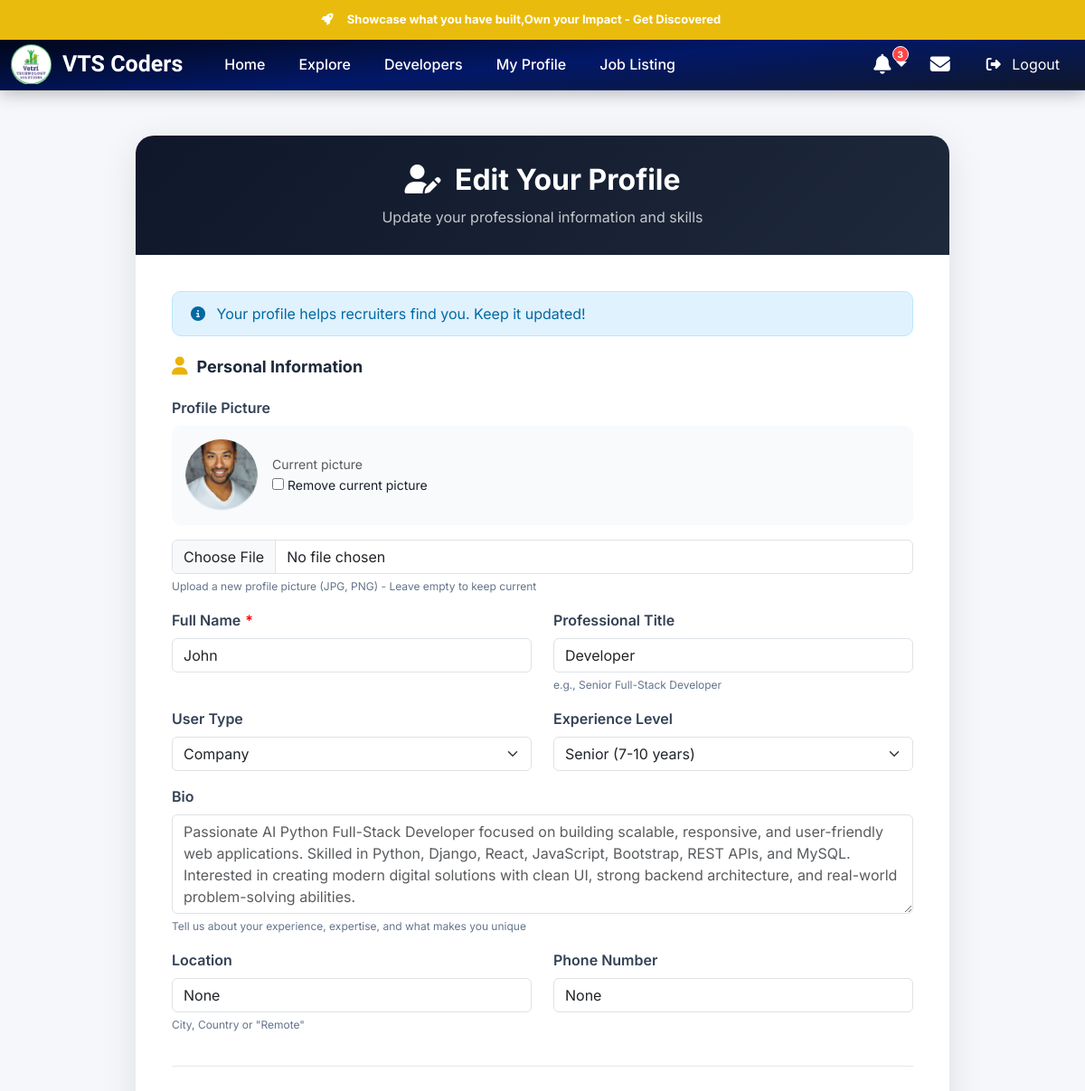
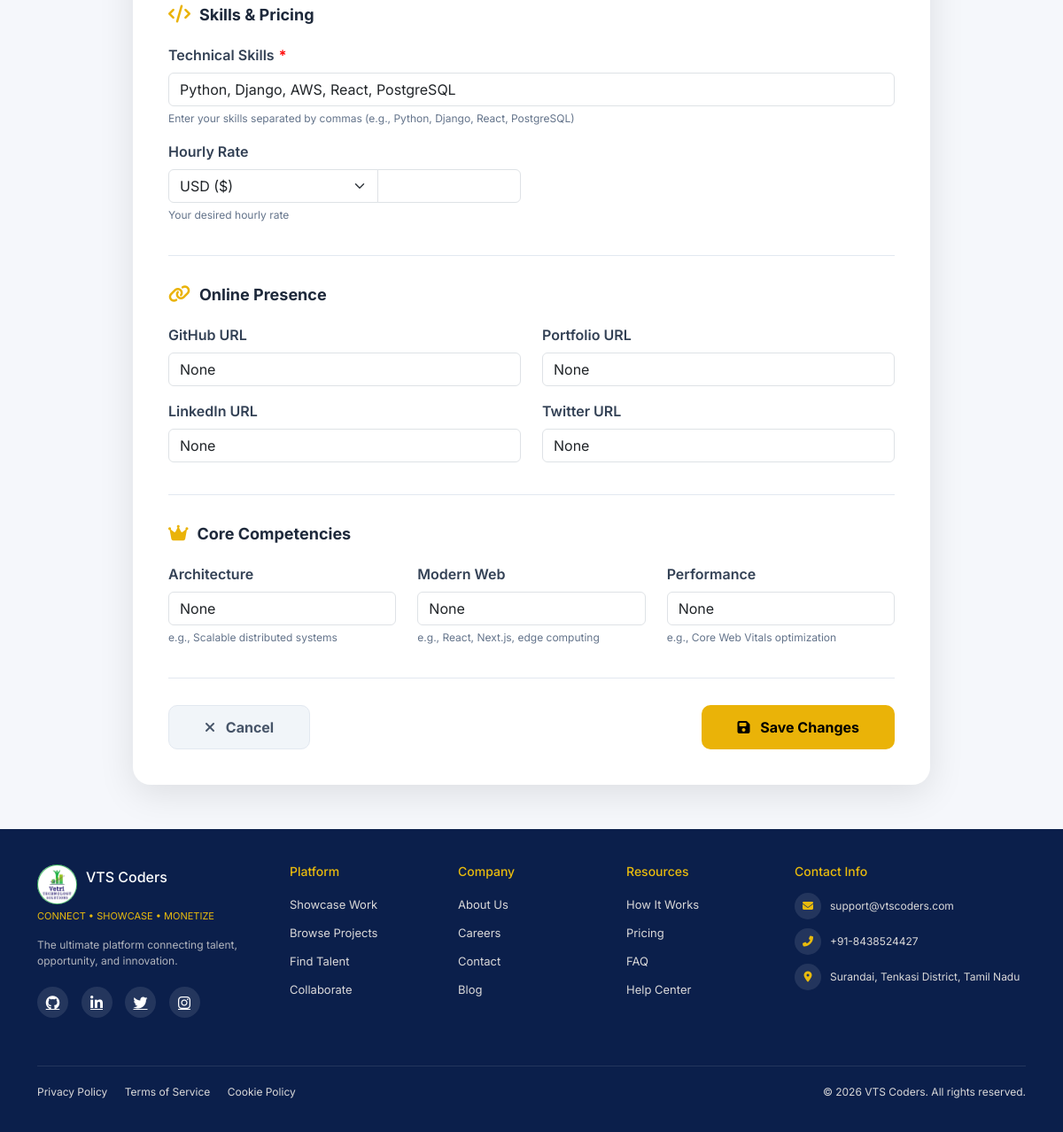
The app's page /developer/profile/edit/ (signed in) with its own data (2 pictures, top to bottom).
### core/models.py (models this page shows, shortened)
class Developer(models.Model):
    user = models.OneToOneField(User, on_delete=models.CASCADE, related_name='developer_profile')
    full_name = models.CharField(max_length=200)
    phone_number = models.CharField(max_length=15, blank=True, null=True)
    bio = models.TextField(blank=True, null=True)
    skills = models.TextField(blank=True, null=True)
    github_url = models.URLField(blank=True, null=True)
    portfolio_url = models.URLField(blank=True, null=True)
    profile_picture = models.ImageField(upload_to='profile_pictures/', blank=True, null=True)
    title = models.CharField(max_length=200, blank=True, null=True, default='Developer')
    location = models.CharField(max_length=200, blank=True, null=True)
    twitter_url = models.URLField(blank=True, null=True)
    linkedin_url = models.URLField(blank=True, null=True)
    hourly_rate = models.DecimalField(max_digits=10, decimal_places=2, blank=True, null=True)
    currency = models.CharField(max_length=3, default='USD', blank=True, null=True)
    experience_level = models.CharField(max_length=20, blank=True, null=True, choices=[
        ('entry', 'Entry Level (0-2 years)'),
        ('junior', 'Junior (2-4 years)'),
        ('mid', 'Mid Level (4-7 years)'),
        ('senior', 'Senior (7-10 years)'),
        ('expert', 'Expert (10+ years)'),
    ])
    user_type = models.CharField(max_length=20, blank=True, null=True, choices=[
        ('freelancer', 'Freelancer'),
        ('agency', 'Agency'),
        ('company', 'Company'),
    ])
    project_count = models.IntegerField(default=42)
    follower_count = models.IntegerField(default=620)
    total_views = models.IntegerField(default=349)
    architecture_desc = models.CharField(max_length=200, blank=True, null=True)
    modern_web_desc = models.CharField(max_length=200, blank=True, null=True)
    performance_desc = models.CharField(max_length=200, blank=True, null=True)
    profile_completed = models.BooleanField(default=False)
    verification_code = models.CharField(max_length=10, blank=True, null=True)
    created_at = models.DateTimeField(default=timezone.now)
    updated_at = models.DateTimeField(auto_now=True)

### core/views.py (the view, shortened to what this page needs)
# urls.py: path('developer/profile/edit/', views.developer_profile_edit, name='developer_profile_edit'),
@login_required
def developer_profile_edit(request):
    if request.user.role != 'developer':
        messages.error(request, 'Access denied. This page is for developers only.')
        return redirect('core:home')
    try:
        developer = request.user.developer_profile
    except Developer.DoesNotExist:
        messages.info(request, 'Please complete your profile first.')
        return redirect('core:developer_profile_form')
    context = {
        'developer': developer,
        'user': request.user,
    }
    return render(request, 'developer/profile_edit.html', context)

### core/templates/developer/profile_edit.html (shortened to what this page needs)
{% extends 'core/base.html' %}
{% load static %}
{% block content %}
<div class="form-container">
    <div class="form-header">
        <h2><i class="fa-solid fa-user-pen me-2"></i> Edit Your Profile</h2>
        <p class="mb-0 opacity-75">Update your professional information and skills</p>
    </div>
    <div class="form-body">
        <div class="alert-info">
            <i class="fa-solid fa-info-circle me-2"></i>
            Your profile helps recruiters find you. Keep it updated!
        </div>
        <form method="post" id="profileForm" enctype="multipart/form-data">
            <div class="form-section">
                <div class="form-section-title">
                    <i class="fa-solid fa-user"></i>
                    <span>Personal Information</span>
                </div>
                <div class="row">
                    <div class="col-12 mb-3">
                        <label class="form-label">Profile Picture</label>
                        {% if developer.profile_picture %}
                        <div class="current-image-section d-flex align-items-center gap-3 mb-3">
                            <img src="{{ developer.profile_picture.url }}" alt="Current Profile">
                            <div>
                                <p class="mb-0 small text-muted">Current picture</p>
                                <label class="small">
                                    <input type="checkbox" name="profile_picture-clear" id="profile_picture-clear">
                                    Remove current picture
                                </label>
                            </div>
                        </div>
                        {% endif %}
                        <input type="file" name="profile_picture" id="id_profile_picture"
                               class="form-control" accept="image/*" onchange="previewImage(this)">
                        <div class="help-text">Upload a new profile picture (JPG, PNG) - Leave empty to keep current</div>
                    </div>
                    <div class="col-md-6 mb-3">
                        <label class="form-label required-field">Full Name</label>
                        <input type="text" name="full_name" class="form-control" value="{{ form.full_name.value|default:developer.full_name }}" required>
                    </div>
                    <div class="col-md-6 mb-3">
                        <label class="form-label">Professional Title</label>
                        <input type="text" name="title" class="form-control" value="{{ form.title.value|default:developer.title }}">
                        <div class="help-text">e.g., Senior Full-Stack Developer</div>
                    </div>
                    <div class="col-md-6 mb-3">
                        <label class="form-label">User Type</label>
                        <select name="user_type" class="form-select">
                            <option value="company" {% if form.user_type.value == 'company' or developer.user_type == 'company' %}selected{% endif %}>Company</option>
                        </select>
                    </div>
                    <div class="col-md-6 mb-3">
                        <label class="form-label">Experience Level</label>
                        <select name="experience_level" class="form-select">
                            <option value="senior" {% if form.experience_level.value == 'senior' or developer.experience_level == 'senior' %}selected{% endif %}>Senior (7-10 years)</option>
                        </select>
                    </div>
                    <div class="col-12 mb-3">
                        <label class="form-label">Bio</label>
                        <textarea name="bio" class="form-control" rows="4" placeholder="Passionate AI Python Full-Stack Developer focused on building scalable, responsive, and user-friendly web applications. Skilled in Python, Django, React, JavaScript, Bootstrap, REST APIs, and MySQL. Interested in creating modern digital solutions with clean UI, strong backend architecture, and real-world problem-solving abilities.">{{ form.bio.value|default:developer.bio }}</textarea>
                        <div class="help-text">Tell us about your experience, expertise, and what makes you unique</div>
                    </div>
                    <div class="col-md-6 mb-3">
                        <label class="form-label">Location</label>
                        <input type="text" name="location" class="form-control" value="{{ form.location.value|default:developer.location }}">
                        <div class="help-text">City, Country or "Remote"</div>
                    </div>
                    <div class="col-md-6 mb-3">
                        <label class="form-label">Phone Number</label>
                        <input type="text" name="phone_number" class="form-control" value="{{ form.phone_number.value|default:developer.phone_number }}">
                    </div>
                </div>
            </div>
            <div class="form-section">
                <div class="form-section-title">
                    <i class="fa-solid fa-code"></i>
                    <span>Skills & Pricing</span>
                </div>
                <div class="row">
                    <div class="col-12 mb-3">
                        <label class="form-label required-field">Technical Skills</label>
                        <input type="text" name="skills" class="form-control" value="{{ form.skills.value|default:developer.skills }}" required>
                        <div class="help-text">Enter your skills separated by commas (e.g., Python, Django, React, PostgreSQL)</div>
                    </div>
                    <div class="col-md-6 mb-3">
                        <label class="form-label">Hourly Rate</label>
                        <div class="input-group">
                            <select name="currency" class="form-select" style="width: 100px;">
                                <option value="USD" {% if form.currency.value == 'USD' or developer.currency == 'USD' %}selected{% endif %}>USD ($)</option>
                            </select>
                            <input type="number" name="hourly_rate" class="form-control" step="0.01" value="{{ form.hourly_rate.value|default:developer.hourly_rate }}">
                        </div>
                        <div class="help-text">Your desired hourly rate</div>
                    </div>
                </div>
            </div>
            <div class="form-section">
                <div class="form-section-title">
                    <i class="fa-solid fa-link"></i>
                    <span>Online Presence</span>
                </div>
                <div class="row">
                    <div class="col-md-6 mb-3">
                        <label class="form-label">GitHub URL</label>
                        <input type="url" name="github_url" class="form-control" value="{{ form.github_url.value|default:developer.github_url }}">
                    </div>
                    <div class="col-md-6 mb-3">
                        <label class="form-label">Portfolio URL</label>
                        <input type="url" name="portfolio_url" class="form-control" value="{{ form.portfolio_url.value|default:developer.portfolio_url }}">
                    </div>
                    <div class="col-md-6 mb-3">
                        <label class="form-label">LinkedIn URL</label>
                        <input type="url" name="linkedin_url" class="form-control" value="{{ form.linkedin_url.value|default:developer.linkedin_url }}">
                    </div>
                    <div class="col-md-6 mb-3">
                        <label class="form-label">Twitter URL</label>
                        <input type="url" name="twitter_url" class="form-control" value="{{ form.twitter_url.value|default:developer.twitter_url }}">
                    </div>
                </div>
            </div>
            <div class="form-section">
                <div class="form-section-title">
                    <i class="fa-solid fa-crown"></i>
                    <span>Core Competencies</span>
                </div>
                <div class="row">
                    <div class="col-md-4 mb-3">
                        <label class="form-label">Architecture</label>
                        <input type="text" name="architecture_desc" class="form-control" value="{{ form.architecture_desc.value|default:developer.architecture_desc }}">
                        <div class="help-text">e.g., Scalable distributed systems</div>
                    </div>
                    <div class="col-md-4 mb-3">
                        <label class="form-label">Modern Web</label>
                        <input type="text" name="modern_web_desc" class="form-control" value="{{ form.modern_web_desc.value|default:developer.modern_web_desc }}">
                        <div class="help-text">e.g., React, Next.js, edge computing</div>
                    </div>
                    <div class="col-md-4 mb-3">
                        <label class="form-label">Performance</label>
                        <input type="text" name="performance_desc" class="form-control" value="{{ form.performance_desc.value|default:developer.performance_desc }}">
                        <div class="help-text">e.g., Core Web Vitals optimization</div>
                    </div>
                </div>
            </div>
            <div class="d-flex justify-content-between gap-3">
                <a href="{% url 'core:developer_profile' %}" class="btn-cancel">
                    <i class="fa-solid fa-times me-2"></i> Cancel
                </a>
                <button type="submit" class="btn-submit">
                    <i class="fa-solid fa-save me-2"></i> Save Changes
                </button>
            </div>
        </form>
    </div>
</div>
{% endblock %}

### records on screen
Developer: profile_picture (picture), full_name "John", title "Developer", user_type "Company", experience_level "Senior (7-10 years)", location "None", phone_number "None", skills "Python, Django, AWS, React, PostgreSQL", currency "USD ($)", github_url "None", portfolio_url "None", linkedin_url "None", twitter_url "None", architecture_desc "None", modern_web_desc "None", performance_desc "None"
